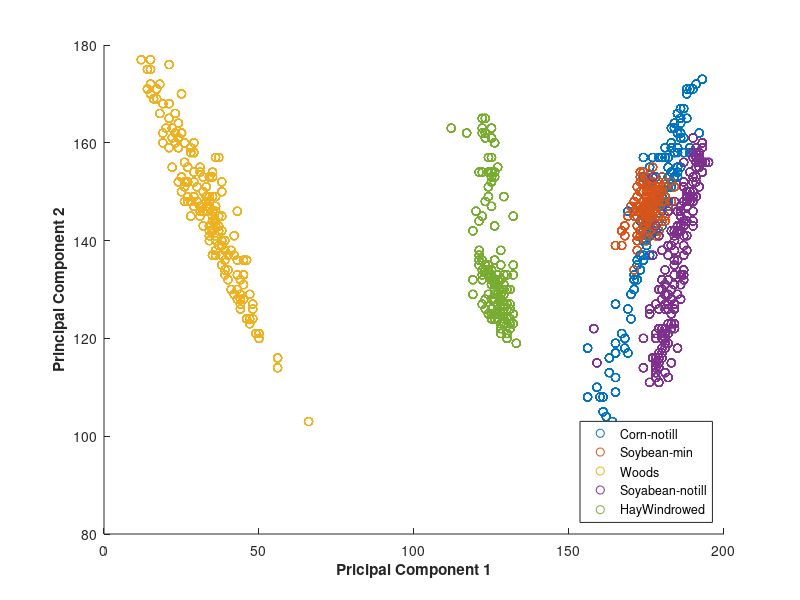

This chart was generated by the following MATLAB code:
result1 = [];
result2 = [];
resultcv = [];
r3 = [];

for i= 1:10
   %training data;
    load mitrain.txt;
    train=mitrain;
    clear mitrain;
    label_train = train(:,1);

    gscatter(train(:,3),train(:,4),label_train);
  b=legend('Corn-notill','Soybean-min','Woods','Soyabean-notill','HayWindrowed');
set(b,'Location','SouthEast');
xlabel('Pricipal Component 1','FontWeight','bold');
ylabel('Principal Component 2','FontWeight','bold');

    train(:,1:2)=[];
    train = train(:,1:i);
    mx_train = max(train(:));
    mn_train = min(train(:));
    
    %test data;
    load mitest.txt;
    test = mitest;
    clear mitest;
    label_test = test(:,1);
    test(:,1:2)=[];
    test = test(:,1:i);
    mx_test = (max(test(:)));
    mn_test = min(test(:));
    
    train = (train-mn_train) ./ (mx_train-mn_train);
    test = (test-mn_test) ./ (mx_test-mn_test);

    addpath('I:\libsvm-3.22\matlab');
    
  bestc=3; bestg=0  ; 
  
    
%   bestcv=0; bestc=0; bestg=0;
%    for c = 0:1:5
%       for g = 0:0.5:8
%             cmd=['-t 2 -v 10 -c ',num2str(c), ' -g 4', num2str(g)];
%            cv = svmtrain(label_train, train, cmd);
%          if(cv>bestcv)
%                bestcv=cv; bestc=c; bestg=g;
%             end
%             fprintf('%g   %g  %g (best c=%g, g=%g, rate=%g)\n', c, g, cv, bestc, bestg, bestcv);
%        end
%      end
%      
%     resultcv = [resultcv bestcv];
    cmd=['-t 2 -c ',num2str(bestc), ' -g 4', num2str(bestg)];
    
    
   model = svmtrain(label_train,train,cmd);
%     fprintf('\n\nTraining Data Accuracy: \n\n ');
%     [predict_label, trainingaccuracy, dec_values]= svmpredict(label_train, train, model);
%     result1 = [result1 trainingaccuracy(1)];
   
    fprintf('\n\nTest Data Accuracy: \n\n ');
    [predict_label, testaccuracy, dec_values] = svmpredict(label_test, test, model);
    result2 = [result2 testaccuracy(1)];
end
    

